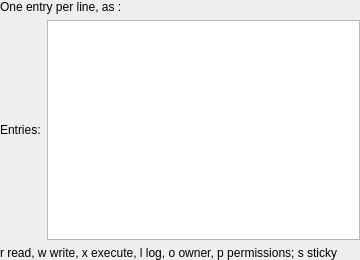
<?xml version="1.0" encoding="UTF-8"?>
<ui version="4.0">
 <class>PermissionsEditorWidget</class>
 <widget class="QWidget" name="PermissionsEditorWidget">
  <property name="geometry">
   <rect>
    <x>0</x>
    <y>0</y>
    <width>360</width>
    <height>260</height>
   </rect>
  </property>
  <property name="windowTitle">
   <string>Form</string>
  </property>
  <layout class="QGridLayout" name="grid_" rowstretch="0,1,0">
   <property name="leftMargin">
    <number>0</number>
   </property>
   <property name="topMargin">
    <number>0</number>
   </property>
   <property name="rightMargin">
    <number>0</number>
   </property>
   <property name="bottomMargin">
    <number>0</number>
   </property>
   <item row="0" column="0" colspan="2">
    <widget class="QLabel" name="helpLabel_">
     <property name="text">
      <string>One entry per line, as &lt;user&gt;:&lt;letters&gt;</string>
     </property>
     <property name="wordWrap">
      <bool>true</bool>
     </property>
    </widget>
   </item>
   <item row="1" column="0">
    <widget class="QLabel" name="label_">
     <property name="text">
      <string>Entries:</string>
     </property>
    </widget>
   </item>
   <item row="1" column="1">
    <widget class="QPlainTextEdit" name="valueTe_">
     <property name="sizePolicy">
      <sizepolicy hsizetype="Expanding" vsizetype="Expanding">
       <horstretch>0</horstretch>
       <verstretch>1</verstretch>
      </sizepolicy>
     </property>
    </widget>
   </item>
   <item row="2" column="0" colspan="2">
    <widget class="QLabel" name="rolesLabel_">
     <property name="text">
      <string>r read, w write, x execute, l log, o owner, p permissions; s sticky</string>
     </property>
     <property name="wordWrap">
      <bool>true</bool>
     </property>
    </widget>
   </item>
  </layout>
 </widget>
 <resources/>
 <connections/>
</ui>
